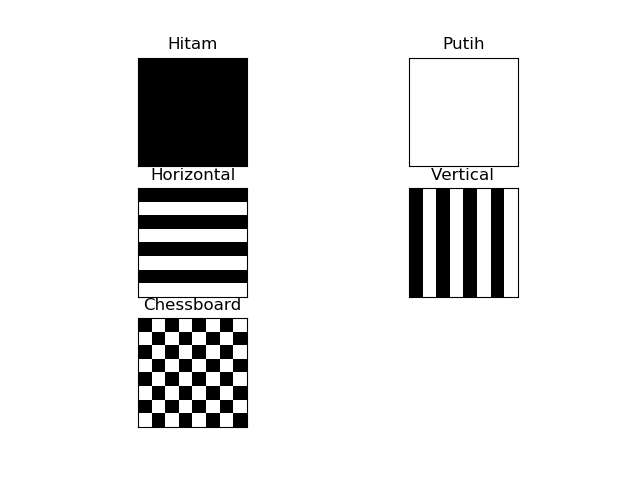

Python code for this plot:
import cv2
import numpy as np
from matplotlib import pyplot as plt

horizontal = np.zeros((8,8))
horizontal[1::2, 0::2] = 1
horizontal[1::2, 1::2] = 1

vertical = np.zeros((8,8))
vertical[1::2, 1::2] = 1
vertical[0::2, 1::2] = 1

chessboard = np.zeros((8,8))
chessboard[1::2, 0::2] = 1
chessboard[0::2, 1::2] = 1

hitam = np.zeros(shape=[256, 256, 3], dtype=np.uint8)
putih = 255*np.ones(shape=[256, 256, 3], dtype=np.uint8)

titles = ['Hitam', 'Putih',
          'Horizontal', 'Vertical',
          'Chessboard']

images = [hitam, putih, horizontal, vertical, chessboard]

for i in range(5):
    plt.subplot(3,2,i+1),plt.imshow(images[i], 'gray')
    plt.title(titles[i])
    plt.xticks([]),plt.yticks([])
plt.show()

cv2.imwrite('messigray.png',images)
